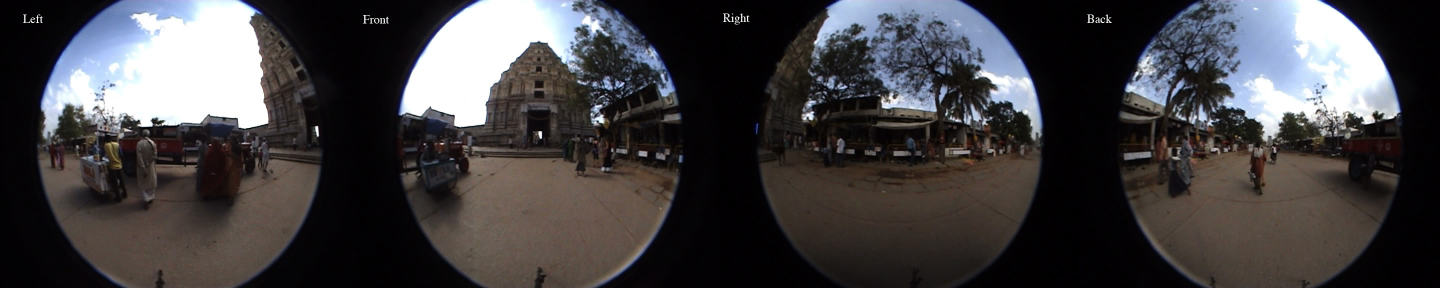
#> input picture LibPano/Images/Fisheye/fisheye1.jpg, 2880 x 576 px, found by its file name (shown at 1/2 size)
$ python FisheyeDewarp.py   (older library calls are emulated)
#> lines starting #> are read from the running program, lines starting #| are printed output that depends on the picture
#!/usr/bin/python

import sys, getopt
import cv2
import numpy as np
import time

def spliceImg(img,doCrop=False):
    # Cut the input image into four chunks and return the results
    section = np.int(img.shape[1]/4);
    retVal = []
    for i in range(0,4):
        temp = img[:,section*i:section*(i+1),:]
        if( doCrop ):
            mask = temp.threshold(20)
            b = temp.findBlobsFromMask(mask)
            temp = b[-1].hullImage()
            m = np.max([temp.width,temp.height])
            temp = temp.resize(m,m)
        retVal.append(temp)
    return retVal

def buildMap(Ws,Hs,Wd,Hd,hfovd=160.0,vfovd=160.0):
    # Build the fisheye mapping
    map_x = np.zeros((Hd,Wd),np.float32)
    map_y = np.zeros((Hd,Wd),np.float32)
    vfov = (vfovd/180.0)*np.pi
    hfov = (hfovd/180.0)*np.pi
    vstart = ((180.0-vfovd)/180.00)*np.pi/2.0
    hstart = ((180.0-hfovd)/180.00)*np.pi/2.0
    count = 0
    # need to scale to changed range from our
    # smaller cirlce traced by the fov
    xmax = np.sin(np.pi/2.0)*np.cos(vstart)
    xmin = np.sin(np.pi/2.0)*np.cos(vstart+vfov)
    xscale = xmax-xmin
    xoff = xscale/2.0
    zmax = np.cos(hstart)
    zmin = np.cos(hfov+hstart)
    zscale = zmax-zmin
    zoff = zscale/2.0
    # Fill in the map, this is slow but
    # we could probably speed it up
    # since we only calc it once, whatever
    for y in range(0,int(Hd)):
        for x in range(0,int(Wd)):
            count = count + 1
            phi = vstart+(vfov*((float(x)/float(Wd))))
            theta = hstart+(hfov*((float(y)/float(Hd))))
            xp = ((np.sin(theta)*np.cos(phi))+xoff)/zscale#
            zp = ((np.cos(theta))+zoff)/zscale#
            xS = Ws-(xp*Ws)
            yS = Hs-(zp*Hs)
            map_x.itemset((y,x),int(xS))
            map_y.itemset((y,x),int(yS))


    return map_x, map_y

def unwarp(img,xmap,ymap):
    # apply the unwarping map to our image
    output = cv2.remap(img,xmap,ymap,cv2.INTER_LINEAR)
    result = output
    return result

def postCrop(img,threshold=10):
    # Crop the image after dewarping
    w = img.shape[1]
    h = img.shape[0]

    wstart = np.int(w*0.2 )
    wend = np.int(w* 0.6)
    hstart = np.int(h*0.1)
    hend = np.int(h*0.8)
    return img[hstart:hend,wstart:wend,:]


# [53 lines left out: functions findHomography, constructMask, not called in this run]

def buildPano(defished):
    # Build the panoram from the defisheye images
    offsets = []
    finalWidth = defished[0].width
    # Get the offsets and calculte the final size
    for i in range(0,len(defished)-1):
        H, M, offset = findHomography(defished[i],defished[i+1])
        dfw = defished[i+1].width
        offsets.append(offset)
        finalWidth += int(dfw-offset[0])

    final = Image((finalWidth,defished[0].height))
    final = final.blit(defished[0],pos=(0,0))
    xs = 0
    # blit subsequent images into the final image
    for i in range(0,len(defished)-1):
        w = defished[i+1].width
        h = defished[i+1].height
        mask = constructMask(w,h,offsets[i][0])
        xs += int(w-offsets[i][0])
        final = final.blit(defished[i+1],pos=(xs,0),alphaMask=mask)
    return final


def main(argv):
    inputfile = 'LibPano/Images//Fisheye/fisheye1.jpg'
    outputdir = 'LibPano/Images//Fisheye/'
    try:
        opts, args = getopt.getopt(argv,"hi:o:",["ifile=","ofile="])
    except getopt.GetoptError:
        print ('defish.py -i <inputfile> -o <outputdir>')
        sys.exit(2)
    for opt, arg in opts:
        if opt == '-h':
            print ('test.py -i <inputfile> -o <outputdir>')
            sys.exit()
        elif opt in ("-i", "--ifile"):
            inputfile = arg
        elif opt in ("-o", "--ofile"):
            outputdir = arg
    print( 'Input file is: ', inputfile)
    print( 'Output Dir is: ', outputdir)
    doPostCrop = True

	#img = Image(inputfile)
    img = cv2.imread(inputfile,cv2.IMREAD_COLOR)
#> img is the input picture: shape (576, 2880, 3); mean B, G, R 66.7, 64.7, 67

    sections = spliceImg(img,not doPostCrop)
#> the loop in spliceImg, `for i in range(0,4):` made 4 passes
#> pass 3, in spliceImg, `temp = img[:,section*i:section*(i+1),:]`:
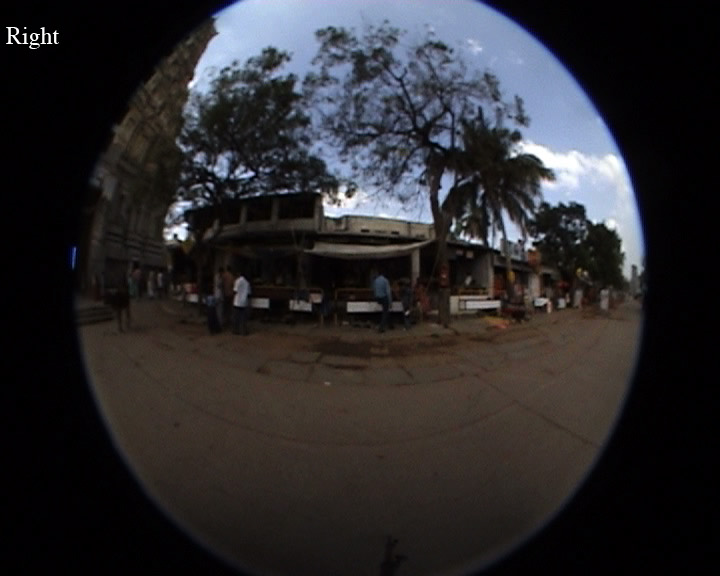
#> temp: shape (576, 720, 3); mean B, G, R 44.9, 42.2, 43.8
#> after the loop in spliceImg, `for i in range(0,4):`: retVal = 4 items
#> sections = 4 items
    temp = sections[0]
    # we may want to make a new map per image for better
    # results in the long run
    # You can change these parameters to get different sized
    # outputs
    Ws = temp.shape[1]
#> Ws = 720
    Hs = temp.shape[0]
#> Hs = 576
    Wd = np.int(Ws*(4.0/3.0))
#> Wd = 960
    Hd = Hs
#> Hd = 576
    print( "BUILDING MAP...")
    mapx,mapy = buildMap(Ws,Hs,Wd,Hd)
#> after the loop in buildMap, `for y in range(0,int(Hd)):`:
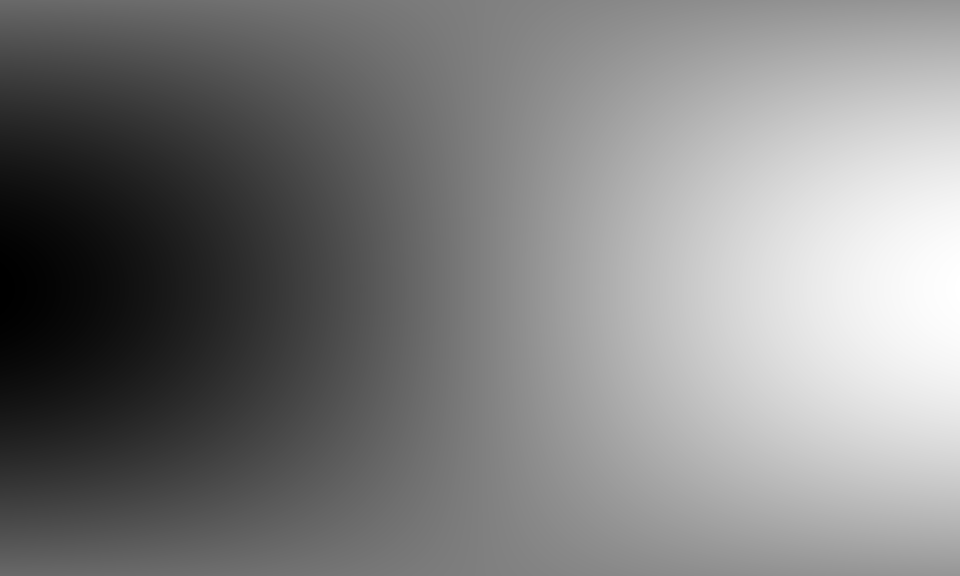
#> map_x: shape (576, 960) float32; min 0, max 719, mean 359.2; drawn with min black and max white
#> after the loop in buildMap, `for y in range(0,int(Hd)):`:
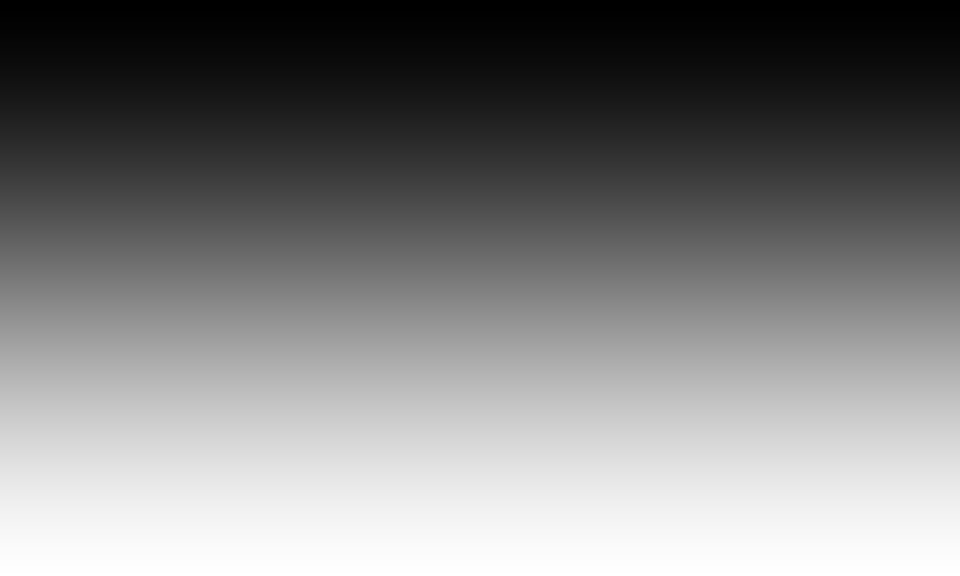
#> map_y: shape (576, 960) float32; min 0, max 575, mean 287; drawn with min black and max white
    print ("MAP DONE")
    defished = []
    # do our dewarping and save/show the results
    for s,idx  in zip(sections,range(0,len(sections))):
        result = unwarp(s,mapx,mapy)
        if(doPostCrop):
            result = postCrop(result)
    #    result = result.edges()
        defished.append(result)
        # [7 lines of commented-out code are left out]
        status = cv2.imwrite("{0}View{1}.png".format(outputdir,1),result)

        cv2.namedWindow('image', cv2.WINDOW_NORMAL)
        cv2.imshow('image',result)
        cv2.waitKey(0)
        cv2.destroyAllWindows()
        time.sleep(1)
#> this loop made 4 passes
#> pass 1, in unwarp, `output = cv2.remap(img,xmap,ymap,cv2.INTER_LINEAR)`:
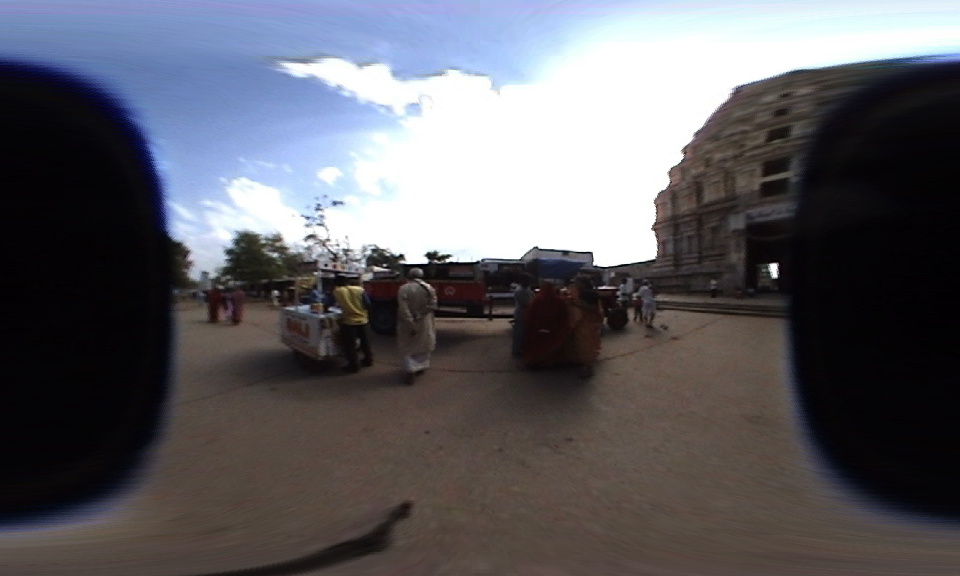
#> output: shape (576, 960, 3); mean B, G, R 100.3, 94.7, 95.4
#> pass 1, in main, `result = postCrop(result)`:
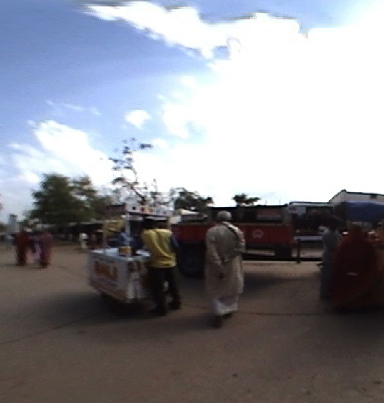
#> result: shape (403, 384, 3); mean B, G, R 144.6, 137.8, 137.2
#> pass 2, in unwarp (call 2), `output = cv2.remap(img,xmap,ymap,cv2.INTER_LINEAR)`:
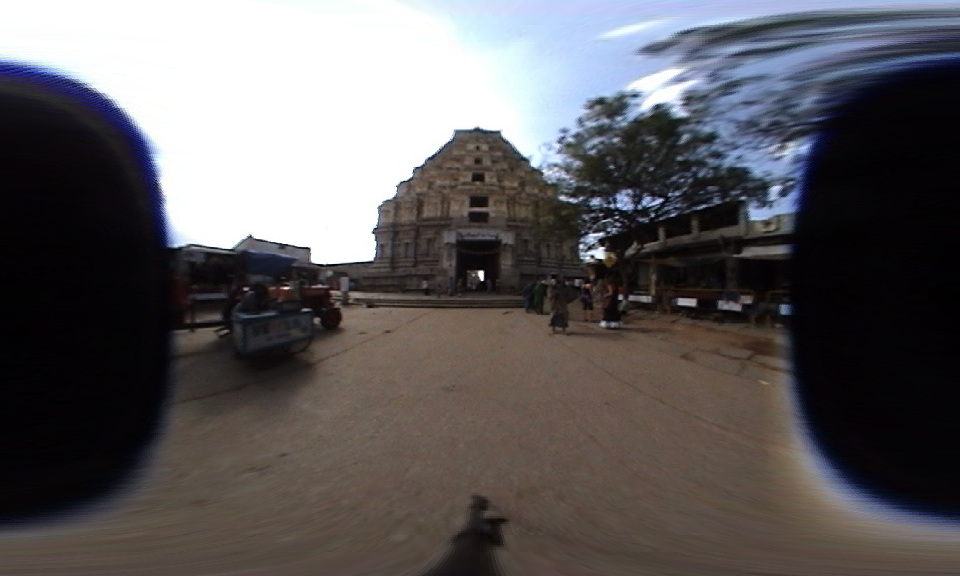
#> output: shape (576, 960, 3); mean B, G, R 94.1, 92.3, 95
#> pass 2, in main, `result = postCrop(result)`:
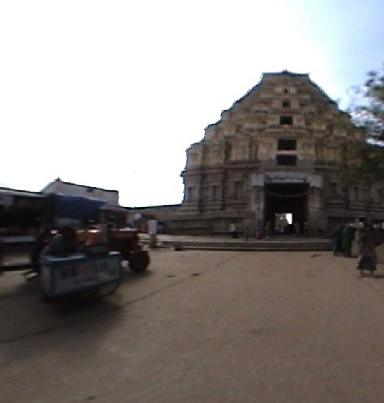
#> result: shape (403, 384, 3); mean B, G, R 131.8, 134.5, 139.4
#> after the loop, defished = 4 items
    # Build the pano
    final = buildPano(defished)
    final.show()
    final.save('{0}final.png'.format(outputdir))
    time.sleep(10)


if __name__ == "__main__":
#> (the run stopped early here; a loop or call above may not have finished)

$ run again, with LibPano/Images/Fisheye/cube_origs.jpg copied over LibPano/Images/Fisheye/fisheye1.jpg
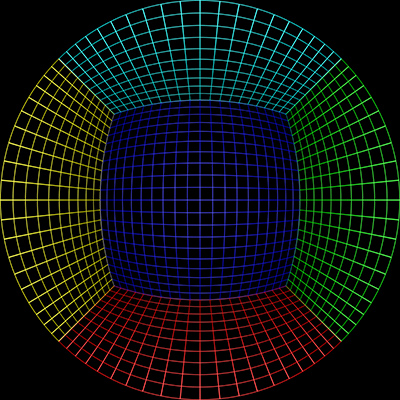
#> input picture LibPano/Images/Fisheye/cube_origs.jpg, 400 x 400 px, found by its file name
#> in main, img is the input picture: shape (400, 400, 3); mean B, G, R 17.5, 19, 14.8
#> after the loop in spliceImg, `for i in range(0,4):`: retVal = 4 items
#> the loop in main, `for s,idx  in zip(sections,range(0,len(sections))):` made 4 passes
#> pass 1, in unwarp, `output = cv2.remap(img,xmap,ymap,cv2.INTER_LINEAR)`:
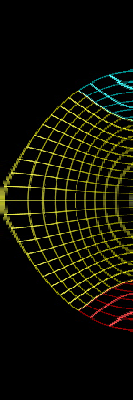
#> output: shape (400, 133, 3); mean B, G, R 5.1, 17, 17
#> pass 2, in main, `result = postCrop(result)`:
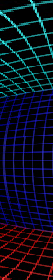
#> result: shape (280, 53, 3); mean B, G, R 32.4, 16.4, 12.6

$ run again, with LibPano/Images/Fisheye/fisheye.jpg copied over LibPano/Images/Fisheye/fisheye1.jpg
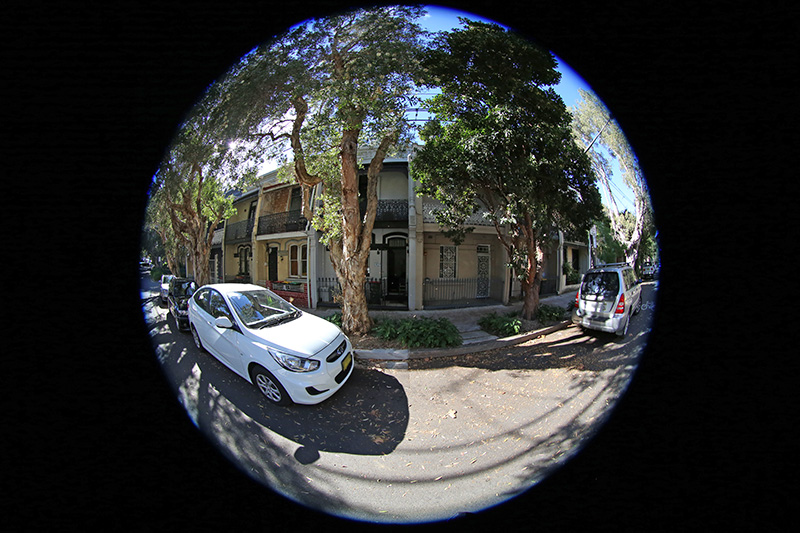
#> input picture LibPano/Images/Fisheye/fisheye.jpg, 800 x 533 px, found by its file name
#> in main, img is the input picture: shape (533, 800, 3); mean B, G, R 48.7, 49.1, 47.7
#> after the loop in spliceImg, `for i in range(0,4):`: retVal = 4 items
#> after the loop in buildMap, `for y in range(0,int(Hd)):`:
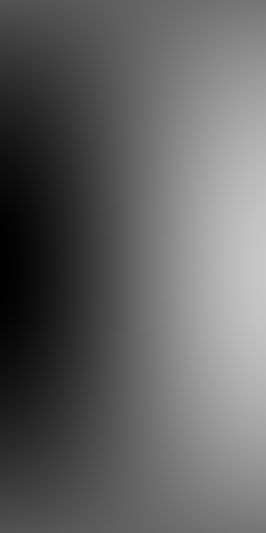
#> map_x: shape (533, 266) float32; min 0, max 199, mean 99.2
#> the loop in main, `for s,idx  in zip(sections,range(0,len(sections))):` made 4 passes
#> pass 2, in main, `result = postCrop(result)`:
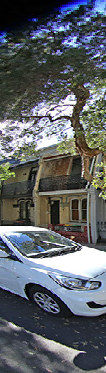
#> result: shape (373, 106, 3); mean B, G, R 102.3, 98.1, 93.7

$ run again, with LibPano/Images/Fisheye/View1.png saved as LibPano/Images/Fisheye/fisheye1.jpg
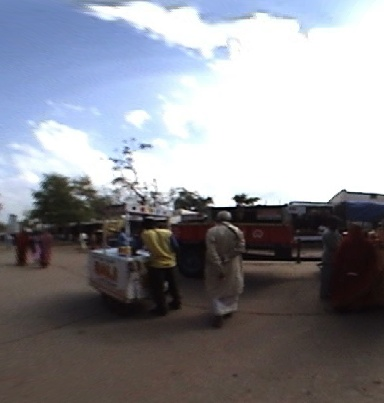
#> input picture LibPano/Images/Fisheye/View1.png, 384 x 403 px, found by its file name
#> in main, img is the input picture: shape (403, 384, 3); mean B, G, R 144.5, 137.8, 137.2
#> after the loop in spliceImg, `for i in range(0,4):`: retVal = 4 items
#> the loop in main, `for s,idx  in zip(sections,range(0,len(sections))):` made 4 passes
#> pass 2, in main, `result = postCrop(result)`:
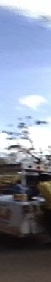
#> result: shape (282, 51, 3); mean B, G, R 155.7, 138.3, 130.5
